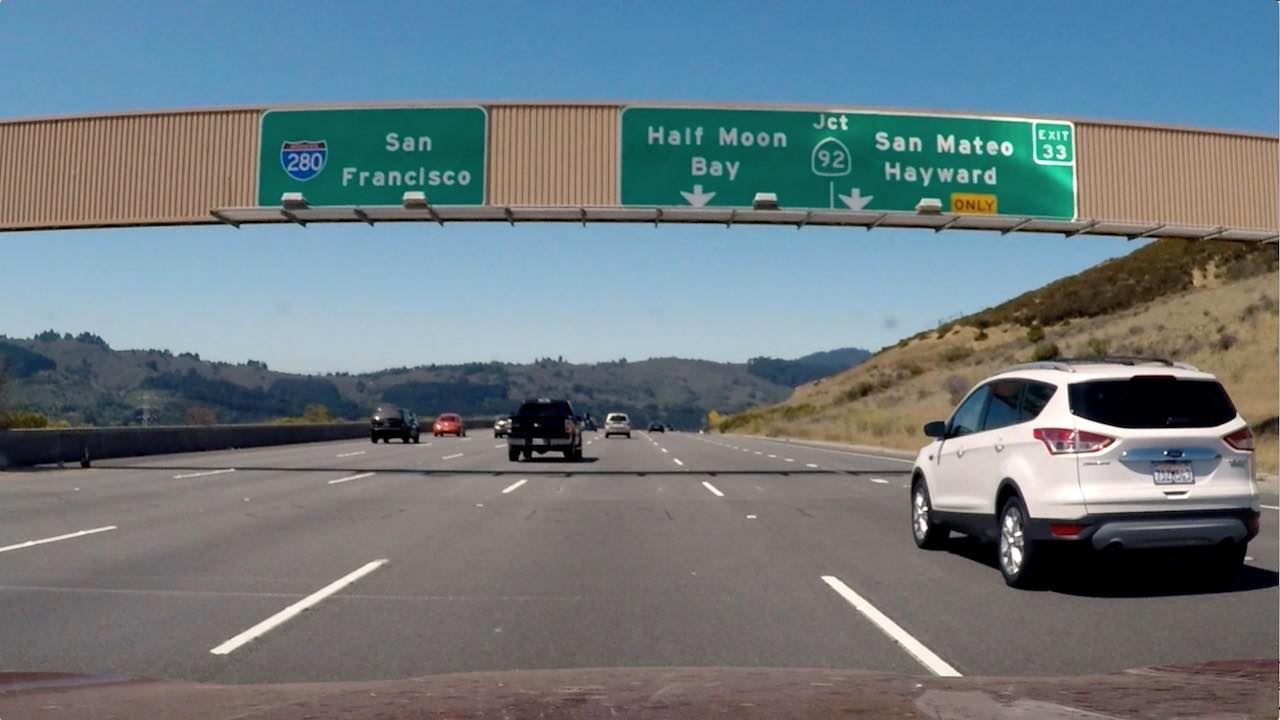
#> input picture signs_vehicles_xygrad.png, 1280 x 720 px
$ python challenge.py   (older library calls are emulated)
#> lines starting #> are read from the running program, lines starting #| are printed output that depends on the picture; after the words box and inside, x2 and y2 are one past the last pixel; in counts of white or black regions, pixels touching at a corner belong together
''' Threshold challenge, lesson 4.24'''
import cv2
import numpy as np
import matplotlib
import matplotlib.pyplot as plt
import matplotlib.image as mpimg

img = mpimg.imread('signs_vehicles_xygrad.png')
#> img is the input picture: shape (720, 1280, 3) float32; mean R, G, B 0.428, 0.477, 0.5

def abs_sobel_thresh(img, orient='x', sobel_kernel=3, thresh=(0, 255)):
    # Calculate directional gradient
    # Apply threshold
#> called with orient = 'x', sobel_kernel = 7, thresh = (50, 255)
    img_gray = cv2.cvtColor(img, cv2.COLOR_RGB2GRAY)
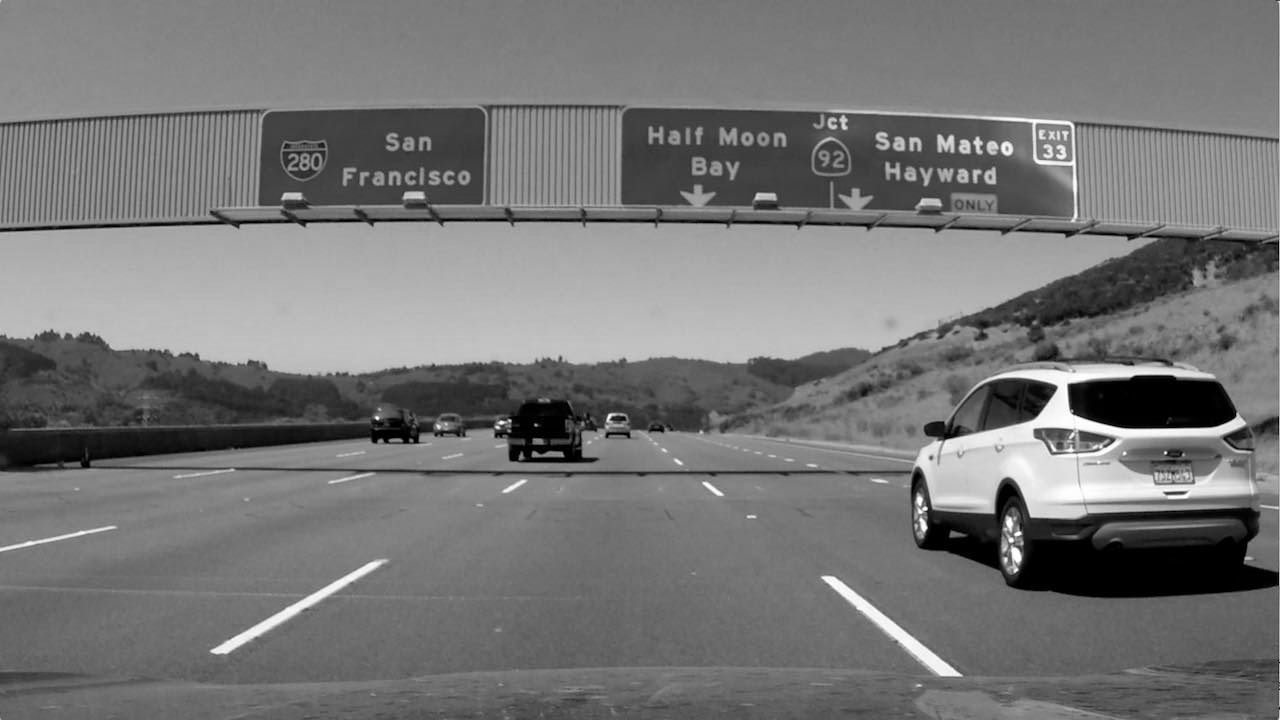
#> img_gray: shape (720, 1280) float32; min 0, max 0.999, mean 0.465
    if orient is 'x':
        sobel = cv2.Sobel(img_gray,cv2.CV_64F,1,0,ksize=sobel_kernel)
    else:
        sobel = cv2.Sobel(img_gray,cv2.CV_64F,0,1,ksize=sobel_kernel)
    abs_sobel = np.abs(sobel)
    scaled_sobel = abs_sobel*255/np.max(abs_sobel)
    grad_binary = np.zeros_like(scaled_sobel, dtype = np.uint8)
    grad_binary[(scaled_sobel > thresh[0])&(scaled_sobel <= thresh[1])] = 1
    return grad_binary

def mag_thresh(img, sobel_kernel=3, thresh=(0, 255)):
    # Calculate gradient magnitude
    # Apply threshold
    img_gray = cv2.cvtColor(img, cv2.COLOR_RGB2GRAY)
    sobelx = cv2.Sobel(img_gray,cv2.CV_64F,1,0,ksize=sobel_kernel)
    sobely = cv2.Sobel(img_gray,cv2.CV_64F,0,1,ksize=sobel_kernel)
    mag_sobel = np.sqrt(np.square(sobelx)+np.square(sobely))
    scaled_sobel = mag_sobel*255/np.max(mag_sobel)
    mag_binary = np.zeros_like(scaled_sobel, dtype = np.uint8)
    mag_binary[(scaled_sobel > thresh[0])&(scaled_sobel <= thresh[1])] = 1
    return mag_binary

def dir_threshold(img, sobel_kernel=3, thresh=(0, np.pi/2)):
    # Calculate gradient direction
    # Apply threshold
    img_gray = cv2.cvtColor(img, cv2.COLOR_RGB2GRAY)
    sobelx = cv2.Sobel(img_gray,cv2.CV_64F,1,0,ksize=sobel_kernel)
    sobely = cv2.Sobel(img_gray,cv2.CV_64F,0,1,ksize=sobel_kernel)
    dir_sobel = np.arctan2(np.abs(sobely),np.abs(sobelx))
    dir_binary = np.zeros_like(dir_sobel)
    dir_binary[(dir_sobel > thresh[0])&(dir_sobel <= thresh[1])] = 1
    return dir_binary

# Choose a Sobel kernel size
ksize = 7 # Choose a larger odd number to smooth gradient measurements

# Apply each of the thresholding functions
gradx = abs_sobel_thresh(img, orient='x', sobel_kernel=ksize, thresh=(50, 255))
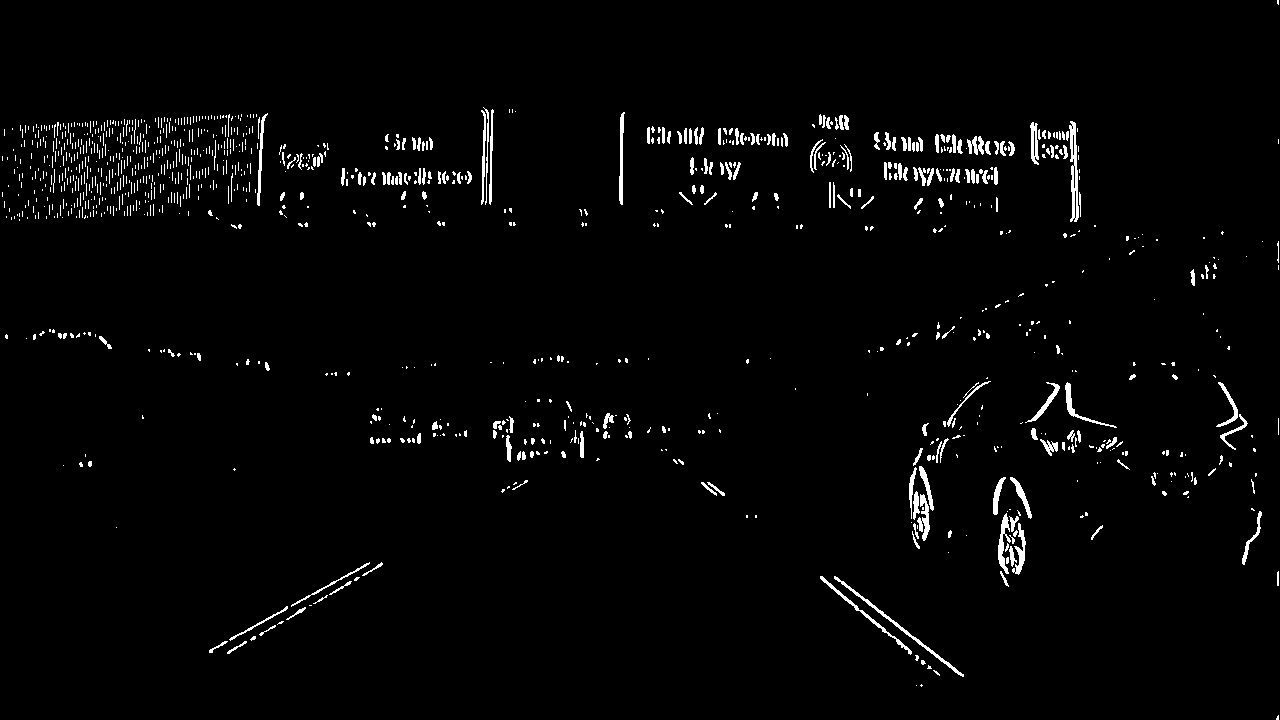
#> gradx: shape (720, 1280); values 0 (black) and 1 (white), 2.2% white in thin lines or dots
grady = abs_sobel_thresh(img, orient='y', sobel_kernel=ksize, thresh=(50, 255))
#> call 2 of abs_sobel_thresh, with orient = 'y', sobel_kernel = 7, thresh = (50, 255)
#> in abs_sobel_thresh (call 2), `sobel = cv2.Sobel(img_gray,cv2.CV_64F,0,1,ksize=sobel_kernel)`:
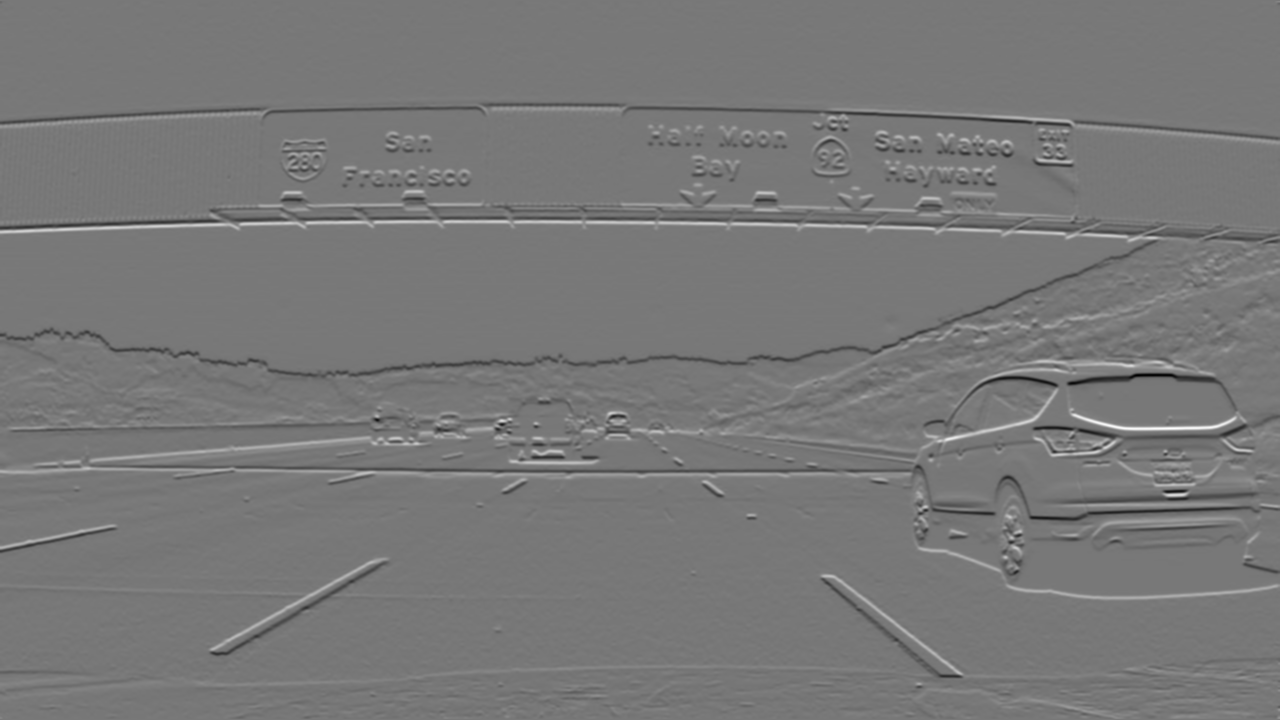
#> sobel: shape (720, 1280) float64; min -530.9, max 594.5, mean -0.3; drawn with min black and max white
#> grady: shape (720, 1280); values 0 (black) and 1 (white), 4.9% white; 682 white regions (433 under 20 px), largest, box (x1, y1, x2, y2) and area: (0, 214, 1206, 242) 5590, (627, 107, 1075, 127) 1565, (235, 466, 836, 473) 1268
mag_binary = mag_thresh(img, sobel_kernel=ksize, thresh=(50, 255))
#> mag_binary: shape (720, 1280); values 0 (black) and 1 (white), 6.4% white; 485 white regions (287 under 20 px), largest, box (x1, y1, x2, y2) and area: (0, 213, 1206, 378) 10205, (909, 368, 1280, 600) 5423, (0, 411, 707, 474) 4309
dir_binary = dir_threshold(img, sobel_kernel=ksize, thresh=(np.pi/4, np.pi/2))
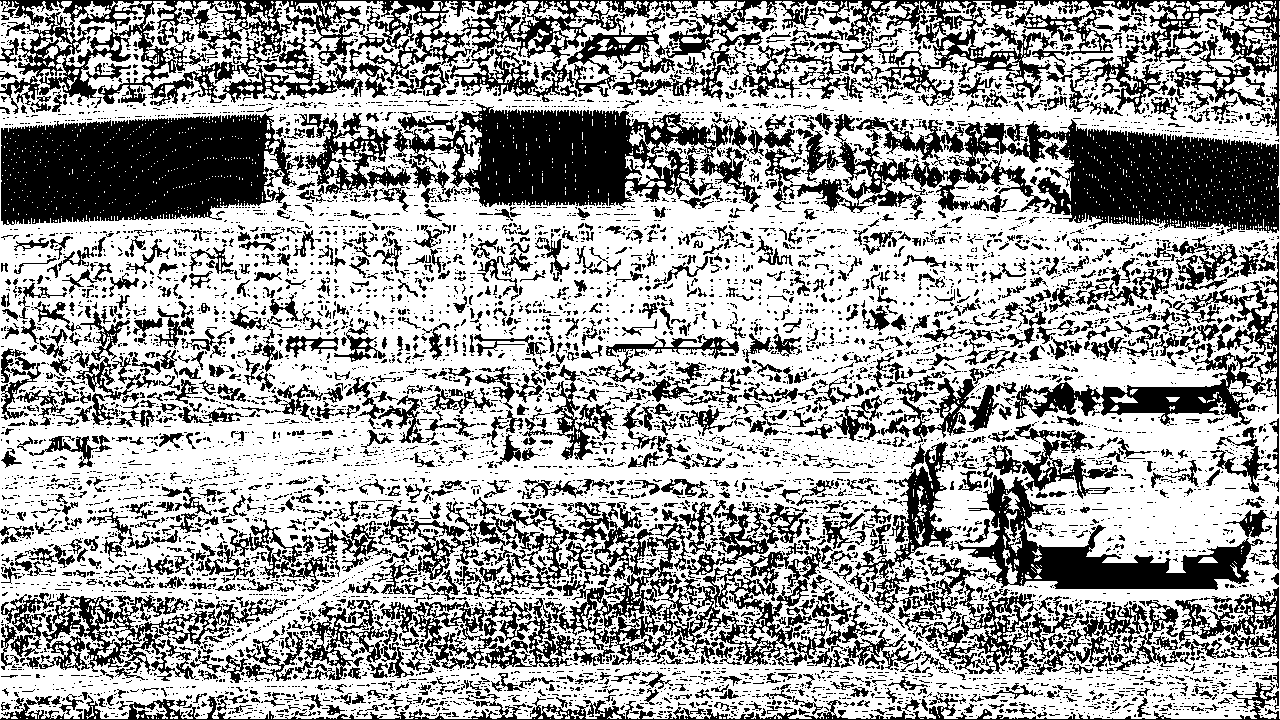
#> dir_binary: shape (720, 1280) float64; values 0 (black) and 1 (white), 62.9% white; 7846 black regions (6538 under 20 px), largest, box (x1, y1, x2, y2) and area: (0, 0, 1280, 136) 45631, (1, 113, 297, 225) 25802, (856, 117, 1280, 233) 23922

# Combinations of techniques
combined = np.zeros_like(dir_binary)
combined[((gradx == 1) & (grady == 1)) | ((mag_binary == 1) & (dir_binary == 1))] = 1

# Visualize
fig = plt.figure()
ax1 = fig.add_subplot(3,2,1)
ax1.imshow(img)
ax1.set_xlabel('original')
ax2 = fig.add_subplot(3,2,2)
ax2.imshow(gradx, cmap='gray')
ax2.set_xlabel('gradient in x')
ax3 = fig.add_subplot(3,2,3)
ax3.imshow(grady, cmap='gray')
ax3.set_xlabel('gradient in y')
ax4 = fig.add_subplot(3,2,4)
ax4.imshow(mag_binary, cmap='gray')
ax4.set_xlabel('magnitude of gradient')
ax5 = fig.add_subplot(3,2,5)
ax5.imshow(dir_binary, cmap='gray')
ax5.set_xlabel('direction of gradient')
ax6 = fig.add_subplot(3,2,6)
ax6.imshow(combined, cmap='gray')
ax6.set_xlabel('combination')

fig.set_tight_layout(True)
plt.show()
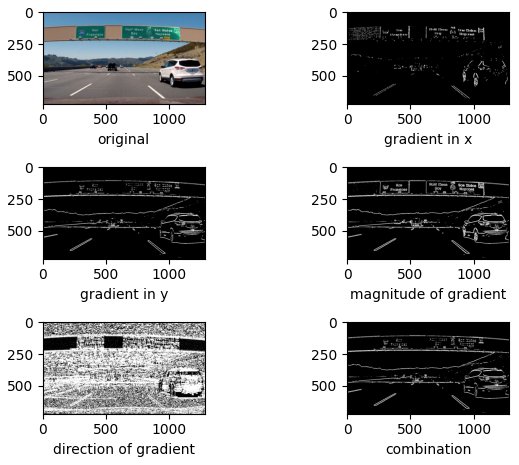
#> figure drawn by matplotlib, 6 panels
